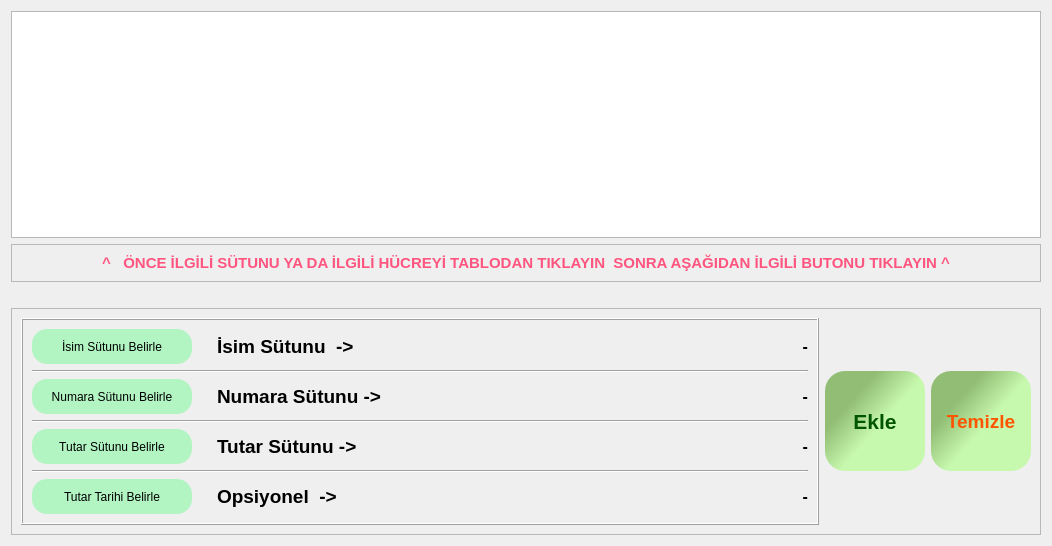
<?xml version="1.0" encoding="UTF-8"?>
<ui version="4.0">
 <class>Form</class>
 <widget class="QWidget" name="Form">
  <property name="geometry">
   <rect>
    <x>0</x>
    <y>0</y>
    <width>1052</width>
    <height>546</height>
   </rect>
  </property>
  <property name="windowTitle">
   <string>Form</string>
  </property>
  <layout class="QVBoxLayout" name="verticalLayout_2">
   <item>
    <widget class="QTableWidget" name="tableWidget">
     <property name="editTriggers">
      <set>QAbstractItemView::NoEditTriggers</set>
     </property>
     <property name="alternatingRowColors">
      <bool>true</bool>
     </property>
     <property name="selectionBehavior">
      <enum>QAbstractItemView::SelectColumns</enum>
     </property>
     <property name="rowCount">
      <number>0</number>
     </property>
     <property name="columnCount">
      <number>0</number>
     </property>
    </widget>
   </item>
   <item>
    <widget class="QFrame" name="frame_2">
     <property name="frameShape">
      <enum>QFrame::StyledPanel</enum>
     </property>
     <property name="frameShadow">
      <enum>QFrame::Raised</enum>
     </property>
     <layout class="QVBoxLayout" name="verticalLayout_3">
      <item>
       <widget class="QLabel" name="label_9">
        <property name="font">
         <font>
          <pointsize>11</pointsize>
          <bold>true</bold>
         </font>
        </property>
        <property name="styleSheet">
         <string notr="true">color:rgb(255, 85, 127)</string>
        </property>
        <property name="text">
         <string>^   ÖNCE İLGİLİ SÜTUNU YA DA İLGİLİ HÜCREYİ TABLODAN TIKLAYIN  SONRA AŞAĞIDAN İLGİLİ BUTONU TIKLAYIN ^</string>
        </property>
        <property name="alignment">
         <set>Qt::AlignCenter</set>
        </property>
       </widget>
      </item>
     </layout>
    </widget>
   </item>
   <item>
    <widget class="QLabel" name="chosen_columns_label">
     <property name="enabled">
      <bool>true</bool>
     </property>
     <property name="styleSheet">
      <string notr="true">color: rgba(255, 255, 255, 0);</string>
     </property>
     <property name="text">
      <string>none</string>
     </property>
    </widget>
   </item>
   <item>
    <widget class="QFrame" name="botton_frame">
     <property name="frameShape">
      <enum>QFrame::StyledPanel</enum>
     </property>
     <property name="frameShadow">
      <enum>QFrame::Raised</enum>
     </property>
     <layout class="QHBoxLayout" name="horizontalLayout">
      <item>
       <widget class="QFrame" name="frame">
        <property name="frameShape">
         <enum>QFrame::Box</enum>
        </property>
        <property name="frameShadow">
         <enum>QFrame::Raised</enum>
        </property>
        <layout class="QHBoxLayout" name="horizontalLayout_6">
         <item>
          <layout class="QVBoxLayout" name="verticalLayout">
           <item>
            <layout class="QHBoxLayout" name="horizontalLayout_2">
             <property name="spacing">
              <number>25</number>
             </property>
             <item>
              <widget class="QPushButton" name="ch_name_bn">
               <property name="minimumSize">
                <size>
                 <width>160</width>
                 <height>35</height>
                </size>
               </property>
               <property name="maximumSize">
                <size>
                 <width>160</width>
                 <height>35</height>
                </size>
               </property>
               <property name="cursor">
                <cursorShape>PointingHandCursor</cursorShape>
               </property>
               <property name="styleSheet">
                <string notr="true">QPushButton{
background-color: rgba(85, 255, 127, 100);
border-radius:15px;
}
QPushButton::hover{
background-color: rgba(85, 255, 127, 200);
border-radius:15px;
}
QPushButton::pressed{
background-color: rgba(85, 255, 127, 75);
border-radius:15px;
}</string>
               </property>
               <property name="text">
                <string>İsim Sütunu Belirle</string>
               </property>
              </widget>
             </item>
             <item>
              <widget class="QLabel" name="label">
               <property name="minimumSize">
                <size>
                 <width>300</width>
                 <height>35</height>
                </size>
               </property>
               <property name="maximumSize">
                <size>
                 <width>300</width>
                 <height>35</height>
                </size>
               </property>
               <property name="font">
                <font>
                 <pointsize>14</pointsize>
                 <bold>true</bold>
                </font>
               </property>
               <property name="cursor">
                <cursorShape>ArrowCursor</cursorShape>
               </property>
               <property name="styleSheet">
                <string notr="true"/>
               </property>
               <property name="text">
                <string>İsim Sütunu  -&gt;</string>
               </property>
              </widget>
             </item>
             <item>
              <widget class="QLabel" name="name_column_label">
               <property name="font">
                <font>
                 <pointsize>12</pointsize>
                 <bold>true</bold>
                </font>
               </property>
               <property name="text">
                <string>-</string>
               </property>
               <property name="alignment">
                <set>Qt::AlignRight|Qt::AlignTrailing|Qt::AlignVCenter</set>
               </property>
              </widget>
             </item>
            </layout>
           </item>
           <item>
            <widget class="Line" name="line">
             <property name="orientation">
              <enum>Qt::Horizontal</enum>
             </property>
            </widget>
           </item>
           <item>
            <layout class="QHBoxLayout" name="horizontalLayout_3">
             <property name="spacing">
              <number>25</number>
             </property>
             <item>
              <widget class="QPushButton" name="ch_number_btn">
               <property name="minimumSize">
                <size>
                 <width>160</width>
                 <height>35</height>
                </size>
               </property>
               <property name="maximumSize">
                <size>
                 <width>160</width>
                 <height>35</height>
                </size>
               </property>
               <property name="cursor">
                <cursorShape>PointingHandCursor</cursorShape>
               </property>
               <property name="styleSheet">
                <string notr="true">QPushButton{
background-color: rgba(85, 255, 127, 100);
border-radius:15px;
}
QPushButton::hover{
background-color: rgba(85, 255, 127, 200);
border-radius:15px;
}
QPushButton::pressed{
background-color: rgba(85, 255, 127, 75);
border-radius:15px;
}</string>
               </property>
               <property name="text">
                <string>Numara Sütunu Belirle</string>
               </property>
              </widget>
             </item>
             <item>
              <widget class="QLabel" name="label_2">
               <property name="maximumSize">
                <size>
                 <width>300</width>
                 <height>35</height>
                </size>
               </property>
               <property name="font">
                <font>
                 <pointsize>14</pointsize>
                 <bold>true</bold>
                </font>
               </property>
               <property name="cursor">
                <cursorShape>ArrowCursor</cursorShape>
               </property>
               <property name="styleSheet">
                <string notr="true"/>
               </property>
               <property name="text">
                <string>Numara Sütunu -&gt;</string>
               </property>
              </widget>
             </item>
             <item>
              <widget class="QLabel" name="number_column_label">
               <property name="font">
                <font>
                 <pointsize>12</pointsize>
                 <bold>true</bold>
                </font>
               </property>
               <property name="text">
                <string>-</string>
               </property>
               <property name="alignment">
                <set>Qt::AlignRight|Qt::AlignTrailing|Qt::AlignVCenter</set>
               </property>
              </widget>
             </item>
            </layout>
           </item>
           <item>
            <widget class="Line" name="line_2">
             <property name="orientation">
              <enum>Qt::Horizontal</enum>
             </property>
            </widget>
           </item>
           <item>
            <layout class="QHBoxLayout" name="horizontalLayout_4">
             <property name="spacing">
              <number>25</number>
             </property>
             <item>
              <widget class="QPushButton" name="ch_cost_btn">
               <property name="minimumSize">
                <size>
                 <width>160</width>
                 <height>35</height>
                </size>
               </property>
               <property name="maximumSize">
                <size>
                 <width>160</width>
                 <height>35</height>
                </size>
               </property>
               <property name="cursor">
                <cursorShape>PointingHandCursor</cursorShape>
               </property>
               <property name="styleSheet">
                <string notr="true">QPushButton{
background-color: rgba(85, 255, 127, 100);
border-radius:15px;
}
QPushButton::hover{
background-color: rgba(85, 255, 127, 200);
border-radius:15px;
}
QPushButton::pressed{
background-color: rgba(85, 255, 127, 75);
border-radius:15px;
}</string>
               </property>
               <property name="text">
                <string>Tutar Sütunu Belirle</string>
               </property>
              </widget>
             </item>
             <item>
              <widget class="QLabel" name="label_4">
               <property name="maximumSize">
                <size>
                 <width>300</width>
                 <height>35</height>
                </size>
               </property>
               <property name="font">
                <font>
                 <pointsize>14</pointsize>
                 <bold>true</bold>
                </font>
               </property>
               <property name="cursor">
                <cursorShape>ArrowCursor</cursorShape>
               </property>
               <property name="styleSheet">
                <string notr="true"/>
               </property>
               <property name="text">
                <string>Tutar Sütunu -&gt;</string>
               </property>
              </widget>
             </item>
             <item>
              <widget class="QLabel" name="total_column_label">
               <property name="font">
                <font>
                 <pointsize>12</pointsize>
                 <bold>true</bold>
                </font>
               </property>
               <property name="text">
                <string>-</string>
               </property>
               <property name="alignment">
                <set>Qt::AlignRight|Qt::AlignTrailing|Qt::AlignVCenter</set>
               </property>
              </widget>
             </item>
            </layout>
           </item>
           <item>
            <widget class="Line" name="line_3">
             <property name="orientation">
              <enum>Qt::Horizontal</enum>
             </property>
            </widget>
           </item>
           <item>
            <layout class="QHBoxLayout" name="horizontalLayout_5">
             <property name="spacing">
              <number>25</number>
             </property>
             <item>
              <widget class="QPushButton" name="ch_date_btn">
               <property name="minimumSize">
                <size>
                 <width>160</width>
                 <height>35</height>
                </size>
               </property>
               <property name="maximumSize">
                <size>
                 <width>160</width>
                 <height>35</height>
                </size>
               </property>
               <property name="cursor">
                <cursorShape>PointingHandCursor</cursorShape>
               </property>
               <property name="styleSheet">
                <string notr="true">QPushButton{
background-color: rgba(85, 255, 127, 100);
border-radius:15px;
}
QPushButton::hover{
background-color: rgba(85, 255, 127, 200);
border-radius:15px;
}
QPushButton::pressed{
background-color: rgba(85, 255, 127, 75);
border-radius:15px;
}</string>
               </property>
               <property name="text">
                <string>Tutar Tarihi Belirle</string>
               </property>
              </widget>
             </item>
             <item>
              <widget class="QLabel" name="label_3">
               <property name="minimumSize">
                <size>
                 <width>300</width>
                 <height>35</height>
                </size>
               </property>
               <property name="maximumSize">
                <size>
                 <width>300</width>
                 <height>35</height>
                </size>
               </property>
               <property name="font">
                <font>
                 <pointsize>14</pointsize>
                 <bold>true</bold>
                </font>
               </property>
               <property name="cursor">
                <cursorShape>ArrowCursor</cursorShape>
               </property>
               <property name="styleSheet">
                <string notr="true"/>
               </property>
               <property name="text">
                <string>Opsiyonel  -&gt;</string>
               </property>
              </widget>
             </item>
             <item>
              <widget class="QLabel" name="date_column_label">
               <property name="font">
                <font>
                 <pointsize>12</pointsize>
                 <bold>true</bold>
                </font>
               </property>
               <property name="text">
                <string>-</string>
               </property>
               <property name="alignment">
                <set>Qt::AlignRight|Qt::AlignTrailing|Qt::AlignVCenter</set>
               </property>
              </widget>
             </item>
            </layout>
           </item>
          </layout>
         </item>
        </layout>
       </widget>
      </item>
      <item>
       <widget class="QPushButton" name="add_to_opage_btn">
        <property name="sizePolicy">
         <sizepolicy hsizetype="Fixed" vsizetype="Fixed">
          <horstretch>0</horstretch>
          <verstretch>0</verstretch>
         </sizepolicy>
        </property>
        <property name="minimumSize">
         <size>
          <width>100</width>
          <height>100</height>
         </size>
        </property>
        <property name="font">
         <font>
          <pointsize>16</pointsize>
          <bold>true</bold>
         </font>
        </property>
        <property name="styleSheet">
         <string notr="true">QPushButton{
	
	background-color: qlineargradient(spread:pad, x1:0, y1:0, x2:0.889, y2:0.784591, stop:0.329975 rgba(80, 155, 30, 150), stop:0.649874 rgba(170, 255, 127, 150));
border-radius:20px;
	
	color: rgb(0, 85, 0);
}

QPushButton::hover{
border-radius:20px;
background-color: rgba(165, 165, 165,200);
color: rgb(85, 255, 0);}

QPushButton::pressed{
border-radius:20px;
background-color: rgba(165, 165, 165,100);
color: rgb(85, 255, 0);}
</string>
        </property>
        <property name="text">
         <string>Ekle</string>
        </property>
       </widget>
      </item>
      <item>
       <widget class="QPushButton" name="clear_colselection_btn">
        <property name="minimumSize">
         <size>
          <width>100</width>
          <height>100</height>
         </size>
        </property>
        <property name="maximumSize">
         <size>
          <width>100</width>
          <height>100</height>
         </size>
        </property>
        <property name="font">
         <font>
          <pointsize>14</pointsize>
          <bold>true</bold>
         </font>
        </property>
        <property name="styleSheet">
         <string notr="true">QPushButton{
	
	background-color: qlineargradient(spread:pad, x1:0, y1:0, x2:0.889, y2:0.784591, stop:0.329975 rgba(80, 155, 30, 150), stop:0.649874 rgba(170, 255, 127, 150));
border-radius:20px;
	
	color: rgb(255, 85, 0);
}

QPushButton::hover{
border-radius:20px;
background-color: rgba(165, 165, 165,200);
color: rgb(85, 255, 0);}

QPushButton::pressed{
border-radius:20px;
background-color: rgba(165, 165, 165,100);
color: rgb(85, 255, 0);}
</string>
        </property>
        <property name="text">
         <string>Temizle</string>
        </property>
       </widget>
      </item>
     </layout>
    </widget>
   </item>
  </layout>
 </widget>
 <resources/>
 <connections>
  <connection>
   <sender>Form</sender>
   <signal>windowIconTextChanged(QString)</signal>
   <receiver>Form</receiver>
   <slot>hide()</slot>
   <hints>
    <hint type="sourcelabel">
     <x>520</x>
     <y>272</y>
    </hint>
    <hint type="destinationlabel">
     <x>1101</x>
     <y>317</y>
    </hint>
   </hints>
  </connection>
  <connection>
   <sender>clear_colselection_btn</sender>
   <signal>clicked()</signal>
   <receiver>name_column_label</receiver>
   <slot>clear()</slot>
   <hints>
    <hint type="sourcelabel">
     <x>969</x>
     <y>418</y>
    </hint>
    <hint type="destinationlabel">
     <x>776</x>
     <y>338</y>
    </hint>
   </hints>
  </connection>
  <connection>
   <sender>clear_colselection_btn</sender>
   <signal>clicked()</signal>
   <receiver>number_column_label</receiver>
   <slot>clear()</slot>
   <hints>
    <hint type="sourcelabel">
     <x>950</x>
     <y>433</y>
    </hint>
    <hint type="destinationlabel">
     <x>731</x>
     <y>371</y>
    </hint>
   </hints>
  </connection>
  <connection>
   <sender>clear_colselection_btn</sender>
   <signal>clicked()</signal>
   <receiver>total_column_label</receiver>
   <slot>clear()</slot>
   <hints>
    <hint type="sourcelabel">
     <x>998</x>
     <y>436</y>
    </hint>
    <hint type="destinationlabel">
     <x>675</x>
     <y>446</y>
    </hint>
   </hints>
  </connection>
  <connection>
   <sender>clear_colselection_btn</sender>
   <signal>clicked()</signal>
   <receiver>date_column_label</receiver>
   <slot>clear()</slot>
   <hints>
    <hint type="sourcelabel">
     <x>998</x>
     <y>444</y>
    </hint>
    <hint type="destinationlabel">
     <x>727</x>
     <y>487</y>
    </hint>
   </hints>
  </connection>
  <connection>
   <sender>ch_name_bn</sender>
   <signal>clicked(bool)</signal>
   <receiver>frame_2</receiver>
   <slot>setHidden(bool)</slot>
   <hints>
    <hint type="sourcelabel">
     <x>71</x>
     <y>328</y>
    </hint>
    <hint type="destinationlabel">
     <x>19</x>
     <y>242</y>
    </hint>
   </hints>
  </connection>
  <connection>
   <sender>ch_number_btn</sender>
   <signal>clicked(bool)</signal>
   <receiver>frame_2</receiver>
   <slot>setHidden(bool)</slot>
   <hints>
    <hint type="sourcelabel">
     <x>168</x>
     <y>384</y>
    </hint>
    <hint type="destinationlabel">
     <x>55</x>
     <y>249</y>
    </hint>
   </hints>
  </connection>
  <connection>
   <sender>ch_cost_btn</sender>
   <signal>clicked(bool)</signal>
   <receiver>frame_2</receiver>
   <slot>setHidden(bool)</slot>
   <hints>
    <hint type="sourcelabel">
     <x>53</x>
     <y>434</y>
    </hint>
    <hint type="destinationlabel">
     <x>89</x>
     <y>249</y>
    </hint>
   </hints>
  </connection>
  <connection>
   <sender>ch_date_btn</sender>
   <signal>clicked(bool)</signal>
   <receiver>frame_2</receiver>
   <slot>setHidden(bool)</slot>
   <hints>
    <hint type="sourcelabel">
     <x>153</x>
     <y>499</y>
    </hint>
    <hint type="destinationlabel">
     <x>175</x>
     <y>249</y>
    </hint>
   </hints>
  </connection>
  <connection>
   <sender>Form</sender>
   <signal>customContextMenuRequested(QPoint)</signal>
   <receiver>chosen_columns_label</receiver>
   <slot>hide()</slot>
   <hints>
    <hint type="sourcelabel">
     <x>525</x>
     <y>272</y>
    </hint>
    <hint type="destinationlabel">
     <x>525</x>
     <y>266</y>
    </hint>
   </hints>
  </connection>
 </connections>
</ui>
